Frame 1 (no input): blank canvas, image omitted
Frame 60 (the mouse pressed at the canvas centre just before this capture): blank canvas, image omitted
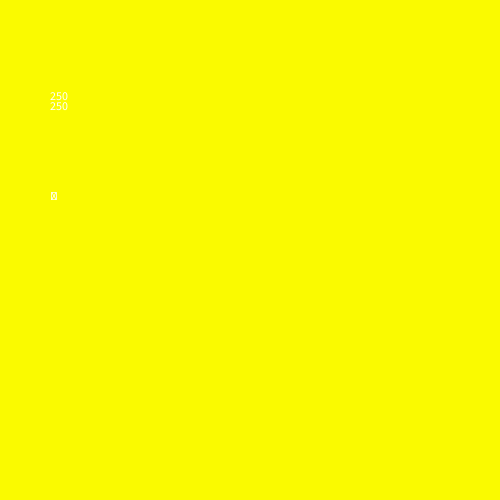
Frame 120 (the mouse held since frame 60 and released just before this capture)

The Processing sketch whose frames 1 and 60 were blank and that drew this single picture after the mouse press (run headless with seeded random() and noise(); from frame 60 on, the mouse is pressed at the canvas centre):

// Processing sketch: opg1og2
// ── opg1og2.pde
void setup(){
  size(500, 500);
}
void draw(){
  background(mouseX,mouseY,0);
text(mouseX, 50, 100);
text(mouseY, 50, 110);
text(key, 50, 200);
println(mouseX, mouseY);
}
